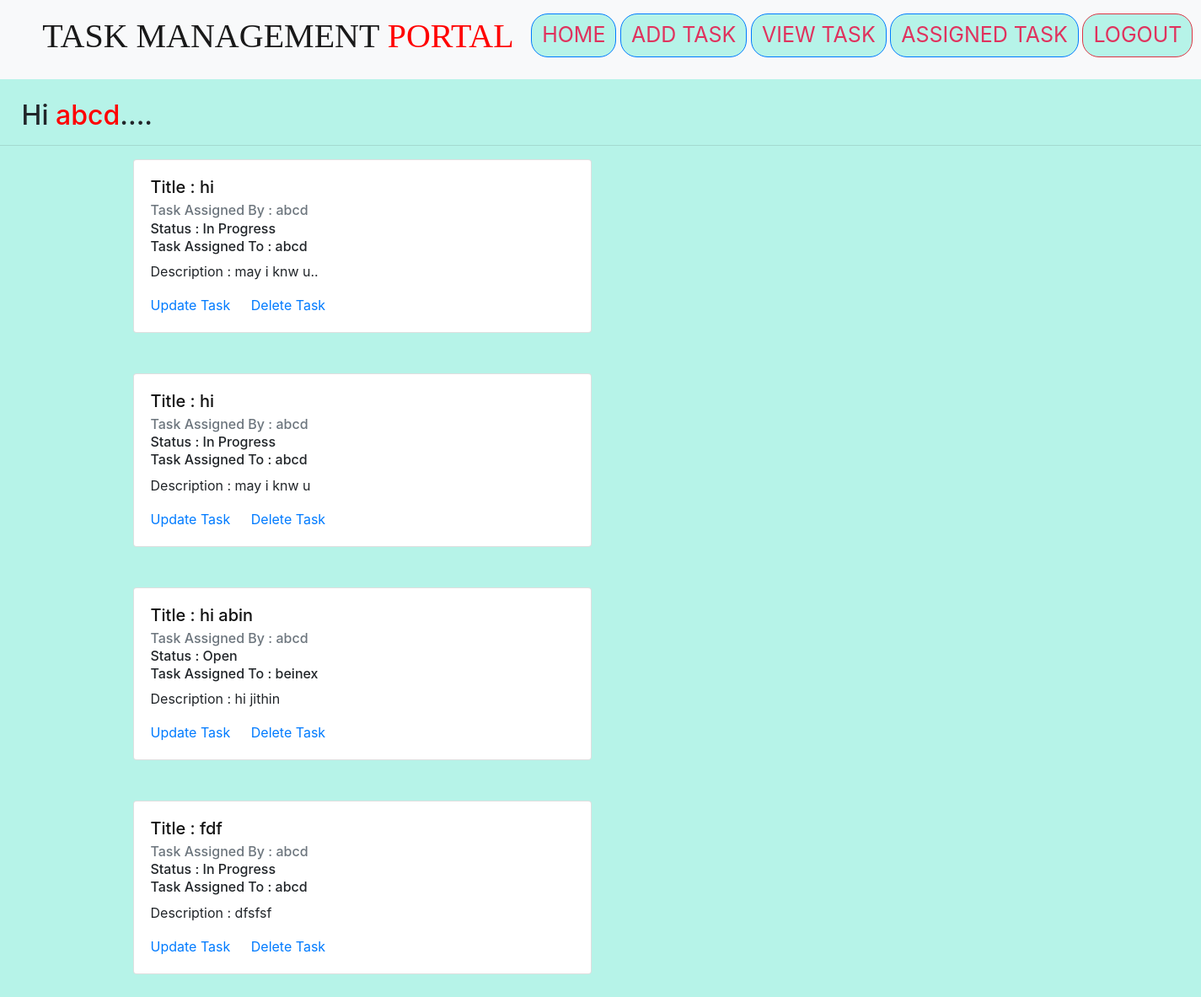
Screenshot of /assigned (signed in) with the database file from the repository.
### myapp/models.py (models this page shows, shortened)
class TaskDetails(models.Model):
    task_owner=models.CharField(max_length=60)
    title = models.CharField(max_length=80,null=True)
    content= models.CharField(max_length=400,null=True,blank=True)
    status=models.CharField(max_length=20 ,choices=choice,default='open')
    user=models.ForeignKey(User,max_length=20,on_delete=models.CASCADE,null=True)

### myapp/views.py (the view)
# urls.py: path('assigned',views.assigned,name='assigned'),
@login_required(login_url='login')
def assigned(request):
    task=TaskDetails.objects.filter(task_owner=request.user)
    context={'task':task}
    return render(request,'assigned.html',context=context)

### templates/assigned.html (shortened to what this page needs)
{% extends 'base2.html' %}
{% load crispy_forms_tags %}
{% block body %}
<br>
    {% if task.title == None  %}
        <h2> &nbsp;&nbsp;&nbsp;Hi <span style="color: red ;">{{user}}</span>....</h2><hr>
        {% for i in task %}
                <div class="container ">
                    <div class="row">
                        <div class="col-lg-6 ">
                            <div class="card" style="width: 34rem;">
                                <div class="card-body">
                                    <h5 class="card-title" style="color: rgb(18, 18, 18);">Title : {{i.title}}</h5>
                                    <h6 class="card-subtitle mb-2 text-muted">Task Assigned By : {{i.task_owner}}</h6>
                                    <h6 class="card-subtitle mb-2 ">Status : {{i.status}}</h6>
                                    <h6 class="card-subtitle mb-2 ">Task Assigned To : {{i.user}}</h6>
                                    <p class="card-text">Description : {{i.content}}</p>
                                    <a href="{% url 'update' i.id %}" class="card-link">Update Task</a>
                                    <a href="{% url 'delete' i.id %}" class="card-link">Delete Task</a>
                                </div>
                            </div><br><br>
                        </div>
                    </div>
                </div>
        {% endfor %}
    {% else %}
        <h2> &nbsp;&nbsp;&nbsp;Hi <span style="color: red ;">{{user}}</span>.... No any Task assigned by you... </h2>
    {% endif %}
{% endblock %}

### rows the page displays
TaskDetails: title "hi", task_owner "abcd", status "In Progress", user "abcd", content "may i knw u.."
TaskDetails: title "hi", task_owner "abcd", status "In Progress", user "abcd", content "may i knw u"
TaskDetails: title "hi abin", task_owner "abcd", status "Open", user "beinex", content "hi jithin"
TaskDetails: title "fdf", task_owner "abcd", status "In Progress", user "abcd", content "dfsfsf"

### other values shown
{{ user }} "abcd"
